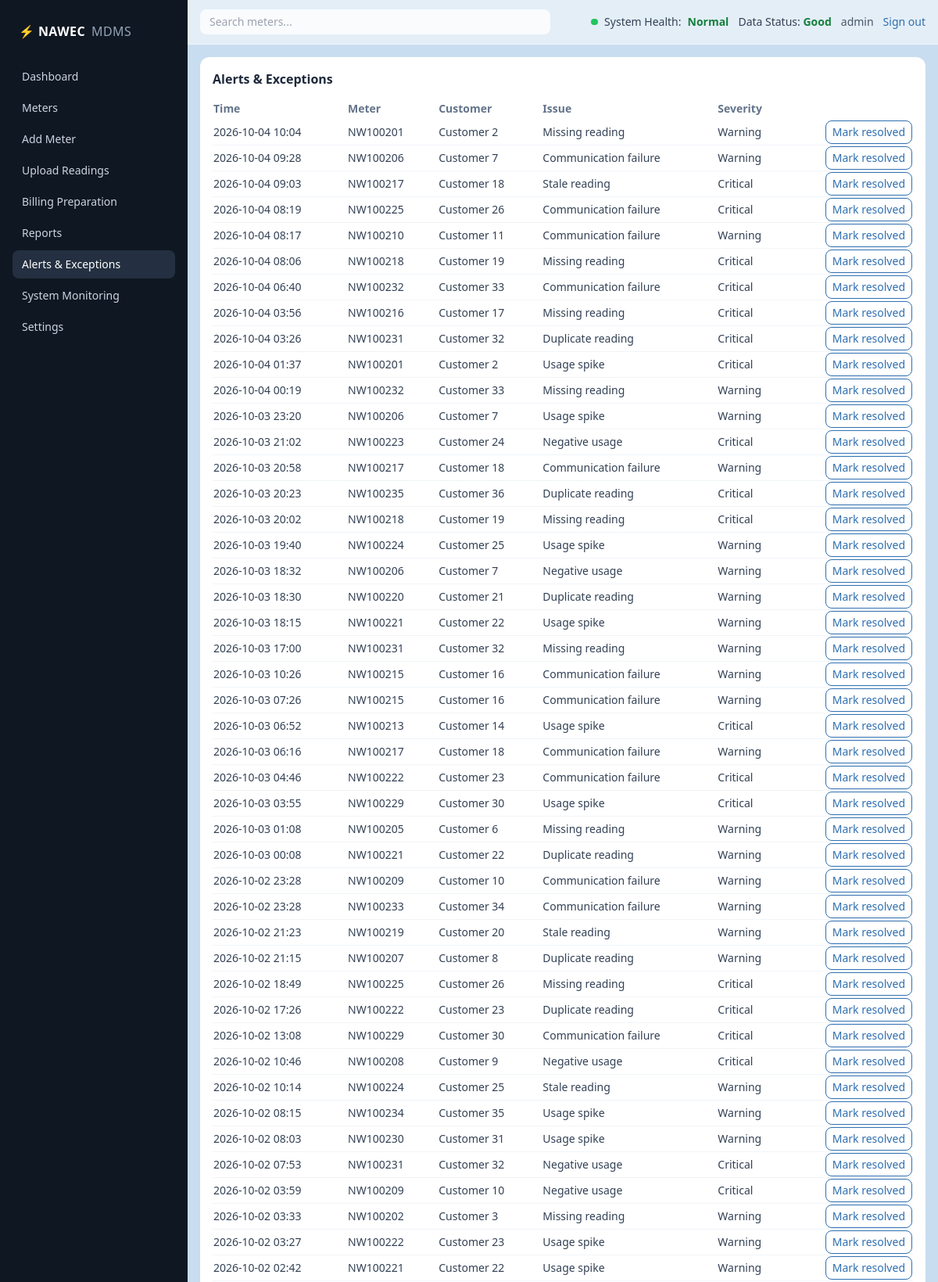
Page /exceptions (signed in, upper part) on the committed database.
### tables this page shows
CREATE TABLE exceptions (
            id INTEGER PRIMARY KEY AUTOINCREMENT, ts TEXT, meter_number TEXT,
            code TEXT, severity TEXT, resolved INTEGER DEFAULT 0);

CREATE TABLE meters (
            id INTEGER PRIMARY KEY AUTOINCREMENT, customer_name TEXT,
            meter_number TEXT UNIQUE, location TEXT, meter_reading REAL,
            customer_type TEXT DEFAULT 'Residential');

### app.py (the view)
@app.route("/exceptions")
def exceptions():
    rows = db().execute("SELECT e.*, m.customer_name FROM exceptions e JOIN meters m USING (meter_number) ORDER BY resolved, ts DESC").fetchall()
    return render_template("exceptions.html", rows=rows, errors=ERRORS, active="exceptions")

### app.py (called while the page is built)
def db():
    if "db" not in g:
        g.db = sqlite3.connect(DB)
        g.db.row_factory = sqlite3.Row
    return g.db

@app.before_request
def require_login():
    if request.endpoint not in ("login", "static") and "user" not in session:
        return redirect(url_for("login", next=request.path))

### templates/exceptions.html
{% extends "base.html" %}
{% block content %}
<section class="rounded-xl bg-white p-4 shadow-sm">
  <h1 class="mb-3 font-semibold text-slate-800">Alerts & Exceptions</h1>
  <div class="overflow-x-auto"><table class="w-full text-left text-sm">
    <thead class="text-slate-500"><tr><th class="py-1 pr-3">Time</th><th class="pr-3">Meter</th><th class="pr-3">Customer</th><th class="pr-3">Issue</th><th class="pr-3">Severity</th><th></th></tr></thead>
    <tbody class="divide-y divide-slate-100">
    {% for r in rows %}<tr class="{{ 'text-slate-400' if r.resolved }}"><td class="py-1.5 pr-3 whitespace-nowrap">{{ r.ts }}</td><td class="pr-3">{{ r.meter_number }}</td><td class="pr-3">{{ r.customer_name }}</td><td class="pr-3">{{ errors[r.code] }}</td>
      <td class="pr-3">{{ r.severity }}</td>
      <td class="text-right">{% if r.resolved %}Resolved{% else %}<form method="post" action="/exceptions/{{ r.id }}/resolve"><button class="rounded-lg border border-brand px-2 py-1 text-brand hover:bg-brand hover:text-white">Mark resolved</button></form>{% endif %}</td></tr>
    {% endfor %}</tbody></table></div>
</section>
{% endblock %}

### templates/base.html (style rules this page uses)
tbody tr { transition:background .15s }

### rows in the picture
exceptions: ts "2026-10-04 10:04", meter_number "NW100201", customer_name "Customer 2", code "Missing reading", severity "Warning"
exceptions: ts "2026-10-04 09:28", meter_number "NW100206", customer_name "Customer 7", code "Communication failure", severity "Warning"
exceptions: ts "2026-10-04 09:03", meter_number "NW100217", customer_name "Customer 18", code "Stale reading", severity "Critical"
exceptions: ts "2026-10-04 08:19", meter_number "NW100225", customer_name "Customer 26", code "Communication failure", severity "Critical"
exceptions: ts "2026-10-04 08:17", meter_number "NW100210", customer_name "Customer 11", code "Communication failure", severity "Warning"
exceptions: ts "2026-10-04 08:06", meter_number "NW100218", customer_name "Customer 19", code "Missing reading", severity "Critical"
exceptions: ts "2026-10-04 06:40", meter_number "NW100232", customer_name "Customer 33", code "Communication failure", severity "Critical"
exceptions: ts "2026-10-04 03:56", meter_number "NW100216", customer_name "Customer 17", code "Missing reading", severity "Critical"
exceptions: ts "2026-10-04 03:26", meter_number "NW100231", customer_name "Customer 32", code "Duplicate reading", severity "Critical"
exceptions: ts "2026-10-04 01:37", meter_number "NW100201", customer_name "Customer 2", code "Usage spike", severity "Critical"
exceptions: ts "2026-10-04 00:19", meter_number "NW100232", customer_name "Customer 33", code "Missing reading", severity "Warning"
exceptions: ts "2026-10-03 23:20", meter_number "NW100206", customer_name "Customer 7", code "Usage spike", severity "Warning"
exceptions: ts "2026-10-03 21:02", meter_number "NW100223", customer_name "Customer 24", code "Negative usage", severity "Critical"
exceptions: ts "2026-10-03 20:58", meter_number "NW100217", customer_name "Customer 18", code "Communication failure", severity "Warning"
exceptions: ts "2026-10-03 20:23", meter_number "NW100235", customer_name "Customer 36", code "Duplicate reading", severity "Critical"
exceptions: ts "2026-10-03 20:02", meter_number "NW100218", customer_name "Customer 19", code "Missing reading", severity "Critical"
exceptions: ts "2026-10-03 19:40", meter_number "NW100224", customer_name "Customer 25", code "Usage spike", severity "Warning"
exceptions: ts "2026-10-03 18:32", meter_number "NW100206", customer_name "Customer 7", code "Negative usage", severity "Warning"
exceptions: ts "2026-10-03 18:30", meter_number "NW100220", customer_name "Customer 21", code "Duplicate reading", severity "Warning"
exceptions: ts "2026-10-03 18:15", meter_number "NW100221", customer_name "Customer 22", code "Usage spike", severity "Warning"
exceptions: ts "2026-10-03 17:00", meter_number "NW100231", customer_name "Customer 32", code "Missing reading", severity "Warning"
exceptions: ts "2026-10-03 10:26", meter_number "NW100215", customer_name "Customer 16", code "Communication failure", severity "Warning"
exceptions: ts "2026-10-03 07:26", meter_number "NW100215", customer_name "Customer 16", code "Communication failure", severity "Warning"
exceptions: ts "2026-10-03 06:52", meter_number "NW100213", customer_name "Customer 14", code "Usage spike", severity "Critical"
exceptions: ts "2026-10-03 06:16", meter_number "NW100217", customer_name "Customer 18", code "Communication failure", severity "Warning"
exceptions: ts "2026-10-03 04:46", meter_number "NW100222", customer_name "Customer 23", code "Communication failure", severity "Critical"
exceptions: ts "2026-10-03 03:55", meter_number "NW100229", customer_name "Customer 30", code "Usage spike", severity "Critical"
exceptions: ts "2026-10-03 01:08", meter_number "NW100205", customer_name "Customer 6", code "Missing reading", severity "Warning"
exceptions: ts "2026-10-03 00:08", meter_number "NW100221", customer_name "Customer 22", code "Duplicate reading", severity "Warning"
exceptions: ts "2026-10-02 23:28", meter_number "NW100209", customer_name "Customer 10", code "Communication failure", severity "Warning"
exceptions: ts "2026-10-02 23:28", meter_number "NW100233", customer_name "Customer 34", code "Communication failure", severity "Warning"
exceptions: ts "2026-10-02 21:23", meter_number "NW100219", customer_name "Customer 20", code "Stale reading", severity "Warning"
exceptions: ts "2026-10-02 21:15", meter_number "NW100207", customer_name "Customer 8", code "Duplicate reading", severity "Warning"
exceptions: ts "2026-10-02 18:49", meter_number "NW100225", customer_name "Customer 26", code "Missing reading", severity "Critical"
exceptions: ts "2026-10-02 17:26", meter_number "NW100222", customer_name "Customer 23", code "Duplicate reading", severity "Critical"
exceptions: ts "2026-10-02 13:08", meter_number "NW100229", customer_name "Customer 30", code "Communication failure", severity "Critical"
exceptions: ts "2026-10-02 10:46", meter_number "NW100208", customer_name "Customer 9", code "Negative usage", severity "Critical"
exceptions: ts "2026-10-02 10:14", meter_number "NW100224", customer_name "Customer 25", code "Stale reading", severity "Warning"
exceptions: ts "2026-10-02 08:15", meter_number "NW100234", customer_name "Customer 35", code "Usage spike", severity "Warning"
exceptions: ts "2026-10-02 08:03", meter_number "NW100230", customer_name "Customer 31", code "Usage spike", severity "Warning"
exceptions: ts "2026-10-02 07:53", meter_number "NW100231", customer_name "Customer 32", code "Negative usage", severity "Critical"
exceptions: ts "2026-10-02 03:59", meter_number "NW100209", customer_name "Customer 10", code "Negative usage", severity "Critical"
exceptions: ts "2026-10-02 03:33", meter_number "NW100202", customer_name "Customer 3", code "Missing reading", severity "Warning"
exceptions: ts "2026-10-02 03:27", meter_number "NW100222", customer_name "Customer 23", code "Usage spike", severity "Warning"
exceptions: ts "2026-10-02 02:42", meter_number "NW100221", customer_name "Customer 22", code "Usage spike", severity "Warning"

### other values in the picture
{{ label }} "Dashboard" "Meters" "Add Meter" "Upload Readings" "Billing Preparation" "Reports" "Alerts & Exceptions" "System Monitoring" "Settings"
{{ session.get('user') }} "admin"
